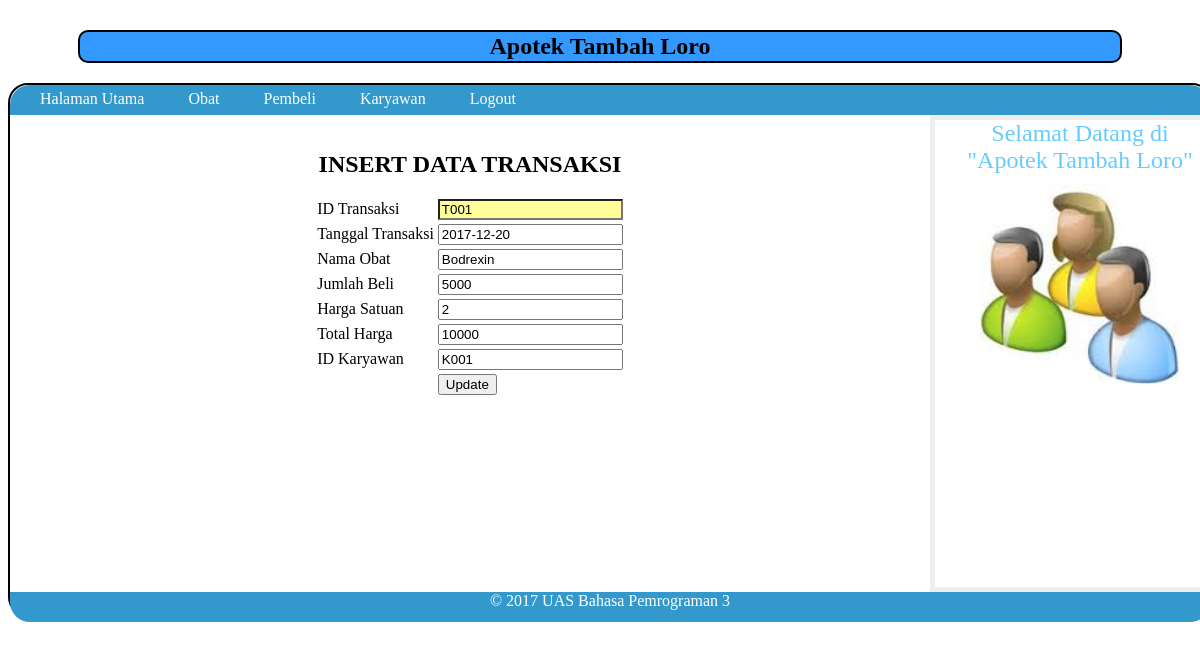
Screenshot of /admin/transaksi/update.php?id=T001 with the database file from the repository.
### tables this page shows
CREATE TABLE IF NOT EXISTS `transaksi` (
  `id_transaksi` varchar(5) NOT NULL,
  `tgl_transaksi` date NOT NULL,
  `nama_obat` varchar(20) NOT NULL,
  `harga_satuan` int(11) NOT NULL,
  `jumlah_beli` varchar(5) NOT NULL,
  `total_harga` int(11) NOT NULL,
  `id_karyawan` varchar(5) NOT NULL
);

### admin/transaksi/update.php (the view, shortened to what this page needs)
<?php
$edit=$_GET['id'];
$query=mysql_query("select * from transaksi where id_transaksi='$edit'");
$fr=mysql_fetch_array($query);
?>
<html>
<link rel="stylesheet" type="text/css" href="../../css.css">
<body>
<center>
<h2><b> Apotek Tambah Loro </b></h2>
</center>
<div class="wrapper">
		<nav>
		<ul>
	<li><a href="../../admin.php"> Halaman Utama </a></li>
    <li><a href="../obat/tampil.php"> Obat </a></li>
    <li><a href="../pembeli/tampil.php"> Pembeli</a></li>
    <li><a href="../karyawan/tampil.php"> Karyawan</a></li>
    <li><a href="../../logout.php"> Logout</a></li></aside>
   		</ul>
		</nav>
<section class="courses">
<article>
<br>
<center>
<br><b><font size="+2">INSERT DATA TRANSAKSI</font></b>
<br /><br />
<form method="post" action="proses_update.php">
<table>
<tr>
<td> ID Transaksi </td>
<td> <input type="text" name="id_transaksi" value="<?php echo $fr[id_transaksi] ?>" style="background-color:#FFFF99" readonly="readonly"/></td></tr>
<tr>
<td> Tanggal Transaksi </td>
<td> <input type="text" name="tgl_transaksi" value="<?php echo $fr[tgl_transaksi]?>" /></td></tr>
<tr>
<td> Nama Obat </td>
<td> <input type="text" name="nama_obat" value="<?php echo $fr[nama_obat]?>" /></td></tr>
<tr>
<td> Jumlah Beli </td>
<td> <input type="text" name="jumlah_beli" value="<?php echo $fr[jumlah_beli]?>" /></td></tr>
<tr>
<td> Harga Satuan </td>
<td> <input type="text" name="harga_satuan" value="<?php echo $fr[harga_satuan]?>" /></td></tr>
<tr>
<td> Total Harga </td>
<td> <input type="text" name="total_harga" value="<?php echo $fr[total_harga]?>" /></td></tr>
<tr>
<td> ID Karyawan </td>
<td> <input type="text" name="id_karyawan" value="<?php echo $fr[id_karyawan]?>" /></td></tr>
<tr>
<td> <td> <input type="submit" name="update" value="Update" /> </td></td></tr>
</table>
</form>
</center>
</article>
	</section>
    <aside>
    <section class="contact-details">
<h3><font size="+2"><center>Selamat Datang di "Apotek Tambah Loro"</center></font></h3>
	</section>
	<section class="popular-recipes">
<center><img src="../../gambar/login.jpg" width="200" height="200"></center>
	</section>
	</aside>
<footer><center>
&copy; 2017 UAS Bahasa Pemrograman 3
</center></footer>
</div>

### css.css (style rules this page uses)
.wrapper { width: 1200px; height:530px; margin: 18px auto 18px auto; border: 2px solid #000000; background-color: #ffffff; border-bottom-left-radius:20px; border-bottom-right-radius:20px; border-top-left-radius:20px; border-top-right-radius:20px; }
nav { clear: both; color: #ffffff; background-color: #3399CC; height: 30px; border-top-left-radius:20px; border-top-right-radius:20px; }
nav ul { margin: 0px; padding: 5px 0px 5px 30px; }
nav li { display: inline; margin-right: 40px; }
nav li a { color: #ffffff; }
section.courses { float: left; width: 920px; }
article { clear: both; overflow: auto; width: 100%; }
aside { width: 250px; height: 457px; float: left; padding: 0px 0px 10px 20px; border: 5px solid #eeeeee; }
a { color: #3399FF; text-decoration: none; }
h1, h2, h3 { font-weight: normal; }
h2 { padding: 1px; color: #000; background-color:#39F; border-radius:1px; border:2px solid #000; margin-left:70px; margin-right:70px; border-bottom-left-radius:10px; border-bottom-right-radius:10px; border-top-left-radius:10px; border-top-right-radius:10px; margin-top: 30px; }
h3 { margin: 0px 0px 10px 0px; color: #66CCFF; }
footer { clear: both; color: #ffffff; background-color:#3399CC; height: 30px; border-bottom-left-radius:20px; border-bottom-right-radius:20px; }

### rows the page displays
transaksi: id_transaksi "T001", tgl_transaksi "2017-12-20", nama_obat "Bodrexin", jumlah_beli "5000", harga_satuan "2", total_harga "10000", id_karyawan "K001"
